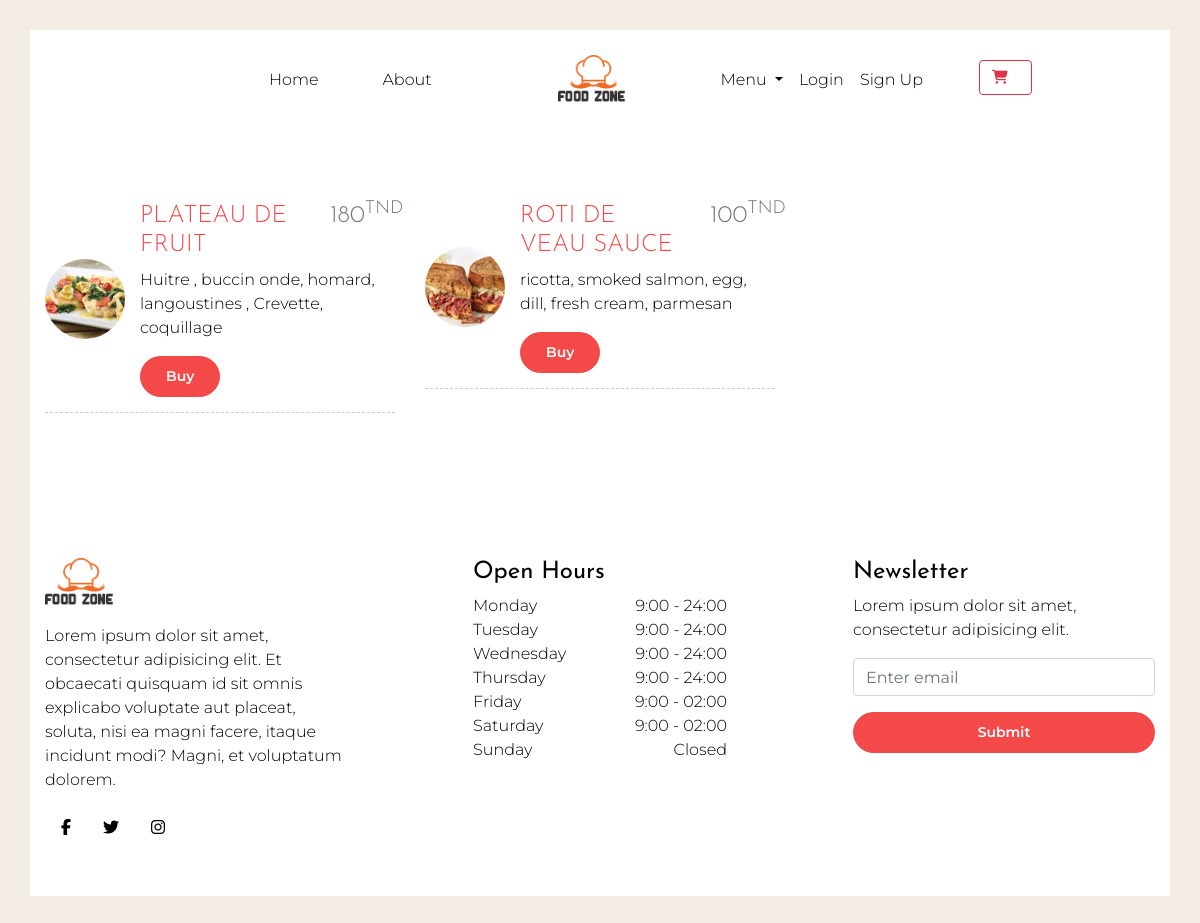
Screenshot of /lundin.php with the database file from the repository.
### tables this page shows
CREATE TABLE IF NOT EXISTS `produits` (
  `pid` int(11) NOT NULL AUTO_INCREMENT,
  `name` varchar(120) NOT NULL,
  `description` text NOT NULL,
  `price` int(10) NOT NULL,
  `file` text NOT NULL,
  `type` varchar(20) NOT NULL,
  PRIMARY KEY (`pid`)
);

### lundin.php (the view, shortened to what this page needs)
<!DOCTYPE html>
<html lang="en">
<?php
$req = 'SELECT * FROM produits WHERE type="dinner" or type = "lunch"';
$db = new BasesDonnees;
$pr = $db->connectDB();
$result = $pr->prepare($req);
$result->execute();
?>
<head>
    <link rel="stylesheet" href="vendor/bootstrap/bootstrap.min.css">
    <link rel="stylesheet" href="vendor/select2/select2.min.css">
    <link rel="stylesheet" href="vendor/owlcarousel/owl.carousel.min.css">
    <link rel="stylesheet" href="https://cdn.rawgit.com/noelboss/featherlight/1.7.13/release/featherlight.min.css">
    <link rel="stylesheet"
        href="https://cdnjs.cloudflare.com/ajax/libs/tempusdominus-bootstrap-4/5.0.1/css/tempusdominus-bootstrap-4.min.css">
    <link rel="stylesheet" href="https://cdnjs.cloudflare.com/ajax/libs/font-awesome/5.8.1/css/brands.css">
    <link rel="stylesheet" href="https://cdn.linearicons.com/free/1.0.0/icon-font.min.css">
    <link rel="stylesheet" href="https://use.fontawesome.com/releases/v5.8.1/css/all.css"
>
    <link rel="stylesheet" href="css/style.css">
</head>
<body id="Index" data-spy="scroll" data-target="#navbar" class="static-layout">
    <div class="boxed-page">
        <nav id="navbar-header" class="navbar navbar-expand-lg">
            <div class="container">
                <div class="collapse navbar-collapse justify-content-between" id="navbarSupportedContent">
                    <ul class="navbar-nav d-flex justify-content-between">
                        <li class="nav-item only-desktop">
                            <a class="nav-link" id="side-nav-open" href="#"></a>
                        </li>
                        <div class="d-flex flex-lg-row flex-column">
                            <li class="nav-item active mr-5">
                                <a class="nav-link" href="index.php">Home <span class="sr-only">(current)</span></a>
                            </li>
                            <li class="nav-item mr-5">
                                <a class="nav-link" href="index.php#about">About</a>
                            </li>
                        </div>
                    </ul>
                    <a class="navbar-brand navbar-brand-center d-flex align-items-center only-desktop" href="index.php">
                        <img src="img/logo.png" alt="">
                    </a>
                    <ul class="navbar-nav d-flex justify-content-between">
                        <div class="d-flex flex-lg-row flex-column">
                            <li class="nav-item dropdown">
                                <a class="nav-link dropdown-toggle" href="#" id="navbarDropdown" role="button"
                                    data-toggle="dropdown" aria-haspopup="true" aria-expanded="false">
                                    Menu
                                </a>
                            </li>
                            <?php
                            if(isset($_SESSION['name'])){
                            ?>
                            <li class="nav-item">
                            <img src="client/<?php echo $_SESSION['img']; ?>"  style="width:40px; height:40px; border-radius:50%;">
                            </li>
                            <li class="nav-item">
                                <a href="client/profil.php" class="nav-link"><?php echo $_SESSION['name']; ?></a>
                            </li>
                            <li class="nav-item dropdown">
                                <a class="nav-link" href="client/logout.php?logout">Logout</a>
                            </li>
                            <li class="nav-item ml-5">
                            <style>
                                .btn-outline-danger:hover {
                                    color:white !important;
                                }
                            </style>
                                <a href="listepanier.php" class="btn btn-outline-danger">
                                    <i class="fa fa-shopping-cart" style="opacity:1"></i>
                                    &nbsp;&nbsp;<span class="badge badge-sm-light " id="success"></span>
                                </a>
                            </li>
                            <?php }else {?>
                            <li class="nav-item">
                                <a class="nav-link" href="client/loginc.php">Login</a>
                            </li>
                            <li class="nav-item dropdown">
                                <a class="nav-link" href="client/register.php">Sign Up</a>
                            </li>
                            <li class="nav-item ml-5">
                                <a href="listepanier.php" class="btn btn-outline-danger">
                                    <i class="fa fa-shopping-cart" style="opacity:1"></i>
                                </a>
                            </li>
                            <?php } ?>
                        </div>
                    </ul>
                </div>
            </div>
        </nav>
<div class="container">
        <div class="row mt-5">
                    <?php
                    while ($data = $result->fetch()) {
                    ?>
                        <div class="col-lg-4 menu-wrap mt-4">
                            <div class="menus d-flex align-items-center">
                                <div class="menu-img rounded-circle">
                                    <img class="img-fluid" src="admin/uploads/<?php echo $data['file'] ?>" alt="">
                                </div>
                                <div class="text-wrap">
                                    <div class="row align-items-start">
                                        <div class="col-8">
                                            <h4><a href="prod_detail.php?id=<?php echo $data['pid'] ?>"><?php echo $data['name'] ?></a></h4>
                                        </div>
                                        <div class="col-4">
                                            <h4 class="text-muted menu-price"><?php echo $data['price'] ?><sup>TND</sup></h4>
                                        </div>
                                    </div>
                                    <p><?php echo $data['description']?></p>
                                    <button class="btn btn-primary mt-3 btn-for_jquery" id="id_<?php echo $data['pid'] ?>">Buy</button>
                                </div>
                            </div>
                        </div>
                        <?php
                            }
                        ?>
         </div>
         </div>
                <footer class="mastfoot pb-5 bg-white section-padding pb-0">
            <div class="inner container">
                <div class="row">
                    <div class="col-lg-4">
                        <div class="footer-widget pr-lg-5 pr-0">
                            <img src="img/logo.png" class="img-fluid footer-logo mb-3" alt="">
                            <p>Lorem ipsum dolor sit amet, consectetur adipisicing elit. Et obcaecati quisquam id sit
                                omnis explicabo voluptate aut placeat, soluta, nisi ea magni facere, itaque incidunt
                                modi? Magni, et voluptatum dolorem.</p>
                            <nav class="nav nav-mastfoot justify-content-start">
                                <a class="nav-link" href="#">
                                    <i class="fab fa-facebook-f"></i>
                                </a>
                                <a class="nav-link" href="#">
                                    <i class="fab fa-twitter"></i>
                                </a>
                                <a class="nav-link" href="#">
                                    <i class="fab fa-instagram"></i>
                                </a>
                            </nav>
                        </div>
                    </div>
                    <div class="col-lg-4">
                        <div class="footer-widget px-lg-5 px-0">
                            <h4>Open Hours</h4>
                            <ul class="list-unstyled open-hours">
                                <li class="d-flex justify-content-between"><span>Monday</span><span>9:00 - 24:00</span>
                                </li>
                                <li class="d-flex justify-content-between"><span>Tuesday</span><span>9:00 - 24:00</span>
                                </li>
                                <li class="d-flex justify-content-between"><span>Wednesday</span><span>9:00 -
                                        24:00</span></li>
                                <li class="d-flex justify-content-between"><span>Thursday</span><span>9:00 -
                                        24:00</span></li>
                                <li class="d-flex justify-content-between"><span>Friday</span><span>9:00 - 02:00</span>
                                </li>
                                <li class="d-flex justify-content-between"><span>Saturday</span><span>9:00 -
                                        02:00</span></li>
                                <li class="d-flex justify-content-between"><span>Sunday</span><span> Closed</span></li>
                            </ul>
                        </div>
                    </div>
                    <div class="col-lg-4">
                        <div class="footer-widget pl-lg-5 pl-0">
                            <h4>Newsletter</h4>
                            <p>Lorem ipsum dolor sit amet, consectetur adipisicing elit.</p>
                            <form id="newsletter">
                                <div class="form-group">
                                    <input type="email" class="form-control" id="emailNewsletter"
                                        aria-describedby="emailNewsletter" placeholder="Enter email">
                                </div>
                                <button type="submit" class="btn btn-primary w-100">Submit</button>
                            </form>
                        </div>
                    </div>
                </div>
            </div>
        </footer>
    </div>
</body>
</html

### css/style.css (style rules this page uses)
html { overflow-x: hidden; }
body#Index { font-family: 'Montserrat', sans-serif; font-weight: 300; color: #000; background-color: #f4ede5; }
.h1, .h2, .h3, .h4, .h5, .h6, h1, h2, h3, h4, h5, h6 { font-family: 'Josefin Sans', sans-serif; font-weight: 400; }
.bg-white { background-color: #fff; }
a { color: #f34949; }
.boxed-page { position: relative; border-color: #ededed; background-color: #fff; }
.boxed-page .section-padding { padding-top: 65px; padding-bottom: 65px; }
@media (min-width: 992px) { .boxed-page .section-padding { padding-top: 130px; padding-bottom: 130px; } }
@media (min-width: 1200px) { .boxed-page { margin: 30px; } }
.navbar-brand-center { padding-left: 70px; padding-right: 70px; }
.navbar-brand-center img { height: 50px; }
.footer-logo { height: 50px; }
.nav-link { color: #000; }
#navbar-header { height: 100px; }
@media (min-width: 1024px) { #navbar-header .navbar-nav { width: 50%; } }
.btn { font-size: 14px; font-weight: 600; }
.btn-primary { display: inline-block; background-color: #f34949; border-color: #f34949; color: #fff; border-radius: 30px; padding: 9px 25px; text-transform: capitalize; -webkit-transition: all 0.3s ease 0s; -moz-transition: all 0.3s ease 0s; -o-transition: all 0.3s ease 0s; transition: all 0.3s ease 0s; }
.menu-img { overflow: hidden; height: 80px; width: 80px; }
.menu-img img { transition: all .5s ease; height: 100%; object-fit: cover; }
.menu-price { text-align: right; }
.menus { padding-bottom: 15px; margin-bottom: 15px; border-bottom: 1px dashed #ccc; }
.menus p, .menus h3 { margin-bottom: 0; }
.menus .text-wrap { width: calc(100% - 95px); margin-left: 15px; }
.menus .text-wrap h4 { font-weight: 300; }

### rows the page displays
produits: file (picture), name "PLATEAU DE FRUIT", price "180", description "Huitre , buccin onde, homard, langoustines , Crevette, coquillage"
produits: file (picture), name "ROTI DE VEAU SAUCE", price "100", description "ricotta, smoked salmon, egg, dill, fresh cream, parmesan"
